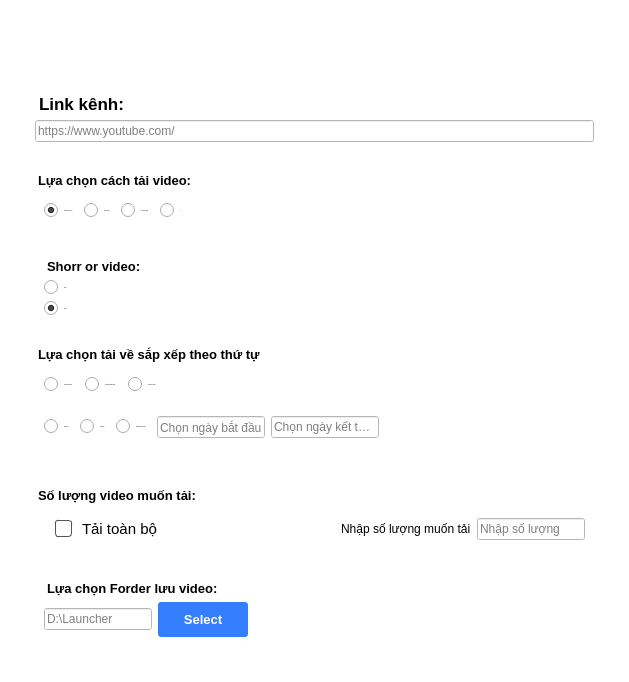
                 <widget class="QFrame" name="frame">
                  <property name="styleSheet">
                   <string notr="true">background-color: rgb(255, 255, 255);</string>
                  </property>
                  <layout class="QVBoxLayout" name="louMain">
                   <property name="leftMargin">
                    <number>35</number>
                   </property>
                   <property name="topMargin">
                    <number>35</number>
                   </property>
                   <property name="rightMargin">
                    <number>35</number>
                   </property>
                   <property name="bottomMargin">
                    <number>35</number>
                   </property>
                   <item>
                    <layout class="QHBoxLayout" name="horizontalLayout">
                     <item>
                      <widget class="QLabel" name="lbLogoSocial">
                       <property name="font">
                        <font>
                         <pointsize>25</pointsize>
                         <weight>75</weight>
                         <bold>true</bold>
                        </font>
                       </property>
                       <property name="styleSheet">
                        <string notr="true">color: qlineargradient(spread:pad, x1:0, y1:0, x2:1, y2:0, stop:0 rgba(238, 29, 82, 255), stop:1 rgba(0, 238, 255, 255));</string>
                       </property>
                       <property name="text">
                        <string/>
                       </property>
                       <property name="textFormat">
                        <enum>Qt::AutoText</enum>
                       </property>
                       <property name="pixmap">
                        <pixmap>img/DouyinChar.png</pixmap>
                       </property>
                       <property name="scaledContents">
                        <bool>false</bool>
                       </property>
                       <property name="alignment">
                        <set>Qt::AlignLeading|Qt::AlignLeft|Qt::AlignVCenter</set>
                       </property>
                      </widget>
                     </item>
                    </layout>
                   </item>
                   <item>
                    <widget class="QLabel" name="label">
                     <property name="sizePolicy">
                      <sizepolicy hsizetype="Preferred" vsizetype="Fixed">
                       <horstretch>0</horstretch>
                       <verstretch>0</verstretch>
                      </sizepolicy>
                     </property>
                     <property name="font">
                      <font>
                       <pointsize>13</pointsize>
                       <weight>75</weight>
                       <bold>true</bold>
                      </font>
                     </property>
                     <property name="styleSheet">
                      <string notr="true">margin: 15px 0px 0px 0px</string>
                     </property>
                     <property name="text">
                      <string>Link kênh:</string>
                     </property>
                     <property name="scaledContents">
                      <bool>true</bool>
                     </property>
                    </widget>
                   </item>
                   <item>
                    <widget class="QLineEdit" name="txtUrl">
                     <property name="placeholderText">
                      <string>https://www.youtube.com/</string>
                     </property>
                    </widget>
                   </item>
                   <item>
                    <layout class="QVBoxLayout" name="verticalLayout_4">
                     <property name="topMargin">
                      <number>0</number>
                     </property>
                     <property name="bottomMargin">
                      <number>0</number>
                     </property>
                     <item>
                      <layout class="QVBoxLayout" name="verticalLayout_5">
                       <property name="topMargin">
                        <number>10</number>
                       </property>
                       <property name="bottomMargin">
                        <number>10</number>
                       </property>
                       <item>
                        <widget class="QLabel" name="label_2">
                         <property name="sizePolicy">
                          <sizepolicy hsizetype="Preferred" vsizetype="Fixed">
                           <horstretch>0</horstretch>
                           <verstretch>0</verstretch>
                          </sizepolicy>
                         </property>
                         <property name="font">
                          <font>
                           <pointsize>10</pointsize>
                           <weight>75</weight>
                           <bold>true</bold>
                          </font>
                         </property>
                         <property name="styleSheet">
                          <string notr="true">margin: 15px 0px 0px 0px</string>
                         </property>
                         <property name="text">
                          <string>Lựa chọn cách tải video:</string>
                         </property>
                         <property name="scaledContents">
                          <bool>true</bool>
                         </property>
                        </widget>
                       </item>
                       <item alignment="Qt::AlignLeft">
                        <widget class="QWidget" name="widget" native="true">
                         <layout class="QHBoxLayout" name="selectVideoH">
                          <item>
                           <widget class="QRadioButton" name="rdDownloadFromLink">
                            <property name="sizePolicy">
                             <sizepolicy hsizetype="Fixed" vsizetype="Fixed">
                              <horstretch>0</horstretch>
                              <verstretch>0</verstretch>
                             </sizepolicy>
                            </property>
                            <property name="font">
                             <font>
                              <pointsize>-1</pointsize>
                             </font>
                            </property>
                            <property name="text">
                             <string>Tải video theo Link</string>
                            </property>
                            <property name="checked">
                             <bool>true</bool>
                            </property>
                           </widget>
                          </item>
                          <item>
                           <widget class="QRadioButton" name="rdFullChannel">
                            <property name="sizePolicy">
                             <sizepolicy hsizetype="Fixed" vsizetype="Fixed">
                              <horstretch>0</horstretch>
                              <verstretch>0</verstretch>
                             </sizepolicy>
                            </property>
                            <property name="font">
                             <font>
                              <pointsize>-1</pointsize>
                             </font>
                            </property>
                            <property name="text">
                             <string>Tải Full kênh</string>
                            </property>
                           </widget>
                          </item>
                          <item>
                           <widget class="QRadioButton" name="rdFromKey">
                            <property name="sizePolicy">
                             <sizepolicy hsizetype="Fixed" vsizetype="Fixed">
                              <horstretch>0</horstretch>
                              <verstretch>0</verstretch>
                             </sizepolicy>
                            </property>
                            <property name="font">
                             <font>
                              <pointsize>-1</pointsize>
                             </font>
                            </property>
                            <property name="text">
                             <string>Tải theo từ khóa</string>
                            </property>
                           </widget>
                          </item>
                          <item>
                           <widget class="QRadioButton" name="rdError">
                            <property name="enabled">
                             <bool>false</bool>
                            </property>
                            <property name="sizePolicy">
                             <sizepolicy hsizetype="Fixed" vsizetype="Fixed">
                              <horstretch>0</horstretch>
                              <verstretch>0</verstretch>
                             </sizepolicy>
                            </property>
                            <property name="font">
                             <font>
                              <pointsize>-1</pointsize>
                             </font>
                            </property>
                            <property name="text">
                             <string>Error</string>
                            </property>
                           </widget>
                          </item>
                         </layout>
                        </widget>
                       </item>
                      </layout>
                     </item>
                     <item>
                      <widget class="QWidget" name="layoutOrder" native="true">
                       <layout class="QVBoxLayout" name="aaa">
                        <property name="leftMargin">
                         <number>0</number>
                        </property>
                        <property name="topMargin">
                         <number>10</number>
                        </property>
                        <property name="rightMargin">
                         <number>0</number>
                        </property>
                        <property name="bottomMargin">
                         <number>10</number>
                        </property>
                        <item>
                         <widget class="QWidget" name="layouYoutubeType" native="true">
                          <layout class="QVBoxLayout" name="verticalLayout_6">
                           <property name="topMargin">
                            <number>1</number>
                           </property>
                           <property name="bottomMargin">
                            <number>10</number>
                           </property>
                           <item>
                            <widget class="QLabel" name="label_7">
                             <property name="sizePolicy">
                              <sizepolicy hsizetype="Preferred" vsizetype="Fixed">
                               <horstretch>0</horstretch>
                               <verstretch>0</verstretch>
                              </sizepolicy>
                             </property>
                             <property name="font">
                              <font>
                               <pointsize>10</pointsize>
                               <weight>75</weight>
                               <bold>true</bold>
                              </font>
                             </property>
                             <property name="styleSheet">
                              <string notr="true">margin: 5px 0px 0px 0px</string>
                             </property>
                             <property name="text">
                              <string>Shorr or video:</string>
                             </property>
                             <property name="scaledContents">
                              <bool>true</bool>
                             </property>
                            </widget>
                           </item>
                           <item>
                            <layout class="QHBoxLayout" name="horizontalLayout_4"/>
                           </item>
                           <item>
                            <widget class="QRadioButton" name="rdShortYoutube">
                             <property name="sizePolicy">
                              <sizepolicy hsizetype="Fixed" vsizetype="Fixed">
                               <horstretch>0</horstretch>
                               <verstretch>0</verstretch>
                              </sizepolicy>
                             </property>
                             <property name="font">
                              <font>
                               <pointsize>-1</pointsize>
                              </font>
                             </property>
                             <property name="text">
                              <string>Short</string>
                             </property>
                            </widget>
                           </item>
                           <item>
                            <widget class="QRadioButton" name="rdVideoYoutube">
                             <property name="sizePolicy">
                              <sizepolicy hsizetype="Fixed" vsizetype="Fixed">
                               <horstretch>0</horstretch>
                               <verstretch>0</verstretch>
                              </sizepolicy>
                             </property>
                             <property name="font">
                              <font>
                               <pointsize>-1</pointsize>
                              </font>
                             </property>
                             <property name="text">
                              <string>Video</string>
                             </property>
                             <property name="checked">
                              <bool>true</bool>
                             </property>
                            </widget>
                           </item>
                          </layout>
                         </widget>
                        </item>
                        <item>
                         <widget class="QLabel" name="label_6">
                          <property name="sizePolicy">
                           <sizepolicy hsizetype="Preferred" vsizetype="Fixed">
                            <horstretch>0</horstretch>
                            <verstretch>0</verstretch>
                           </sizepolicy>
                          </property>
                          <property name="font">
                           <font>
                            <pointsize>10</pointsize>
                            <weight>75</weight>
                            <bold>true</bold>
                           </font>
                          </property>
                          <property name="styleSheet">
                           <string notr="true">margin: 15px 0px 0px 0px</string>
                          </property>
                          <property name="text">
                           <string>Lựa chọn tải về sắp xếp theo thứ tự</string>
                          </property>
                          <property name="scaledContents">
                           <bool>true</bool>
                          </property>
                          <property name="margin">
                           <number>1</number>
                          </property>
                         </widget>
                        </item>
                        <item alignment="Qt::AlignLeft">
                         <widget class="QWidget" name="widget" native="true">
                          <layout class="QHBoxLayout" name="selectSortLayout1">
                           <item>
                            <widget class="QRadioButton" name="rdDownloadNewVideo">
                             <property name="sizePolicy">
                              <sizepolicy hsizetype="Fixed" vsizetype="Fixed">
                               <horstretch>0</horstretch>
                               <verstretch>0</verstretch>
                              </sizepolicy>
                             </property>
                             <property name="font">
                              <font>
                               <pointsize>-1</pointsize>
                              </font>
                             </property>
                             <property name="text">
                              <string>Tải video mới nhất</string>
                             </property>
                            </widget>
                           </item>
                           <item>
                            <widget class="QRadioButton" name="edDownloadTrending">
                             <property name="sizePolicy">
                              <sizepolicy hsizetype="Fixed" vsizetype="Fixed">
                               <horstretch>0</horstretch>
                               <verstretch>0</verstretch>
                              </sizepolicy>
                             </property>
                             <property name="font">
                              <font>
                               <pointsize>-1</pointsize>
                              </font>
                             </property>
                             <property name="text">
                              <string>Tải video phổ biến nhất</string>
                             </property>
                            </widget>
                           </item>
                           <item>
                            <widget class="QRadioButton" name="rdDownloadOld">
                             <property name="sizePolicy">
                              <sizepolicy hsizetype="Fixed" vsizetype="Fixed">
                               <horstretch>0</horstretch>
                               <verstretch>0</verstretch>
                              </sizepolicy>
                             </property>
                             <property name="font">
                              <font>
                               <pointsize>-1</pointsize>
                              </font>
                             </property>
                             <property name="text">
                              <string>Tải video cũ nhất</string>
                             </property>
                            </widget>
                           </item>
                          </layout>
                         </widget>
                        </item>
                        <item alignment="Qt::AlignLeft">
                         <widget class="QWidget" name="widget" native="true">
                          <layout class="QHBoxLayout" name="selectSortLayout2">
                           <item>
                            <widget class="QRadioButton" name="rdDownloadDate">
                             <property name="sizePolicy">
                              <sizepolicy hsizetype="Fixed" vsizetype="Fixed">
                               <horstretch>0</horstretch>
                               <verstretch>0</verstretch>
                              </sizepolicy>
                             </property>
                             <property name="font">
                              <font>
                               <pointsize>-1</pointsize>
                              </font>
                             </property>
                             <property name="text">
                              <string>Theo ngày</string>
                             </property>
                            </widget>
                           </item>
                           <item>
                            <widget class="QRadioButton" name="rdDownloadWeek">
                             <property name="sizePolicy">
                              <sizepolicy hsizetype="Fixed" vsizetype="Fixed">
                               <horstretch>0</horstretch>
                               <verstretch>0</verstretch>
                              </sizepolicy>
                             </property>
                             <property name="font">
                              <font>
                               <pointsize>-1</pointsize>
                              </font>
                             </property>
                             <property name="text">
                              <string>Theo tuần</string>
                             </property>
                            </widget>
                           </item>
                           <item>
                            <widget class="QRadioButton" name="rdCustomTime">
                             <property name="sizePolicy">
                              <sizepolicy hsizetype="Fixed" vsizetype="Fixed">
                               <horstretch>0</horstretch>
                               <verstretch>0</verstretch>
                              </sizepolicy>
                             </property>
                             <property name="font">
                              <font>
                               <pointsize>-1</pointsize>
                              </font>
                             </property>
                             <property name="text">
                              <string>Nhập thời gian cụ thể</string>
                             </property>
                            </widget>
                           </item>
                           <item>
                            <widget class="QLineEdit" name="txtFromDate">
                             <property name="sizePolicy">
                              <sizepolicy hsizetype="Fixed" vsizetype="Fixed">
                               <horstretch>0</horstretch>
                               <verstretch>0</verstretch>
                              </sizepolicy>
                             </property>
                             <property name="placeholderText">
                              <string>Chọn ngày bắt đầu</string>
                             </property>
                            </widget>
                           </item>
                           <item>
                            <widget class="QLineEdit" name="txtToDate">
                             <property name="sizePolicy">
                              <sizepolicy hsizetype="Fixed" vsizetype="Fixed">
                               <horstretch>0</horstretch>
                               <verstretch>0</verstretch>
                              </sizepolicy>
                             </property>
                             <property name="placeholderText">
                              <string>Chọn ngày kết thúc</string>
                             </property>
                            </widget>
                           </item>
                          </layout>
                         </widget>
                        </item>
                       </layout>
                      </widget>
                     </item>
                     <item>
                      <widget class="QWidget" name="lauoutQuantity" native="true">
                       <layout class="QVBoxLayout" name="cccc">
                        <property name="leftMargin">
                         <number>0</number>
                        </property>
                        <property name="topMargin">
                         <number>10</number>
                        </property>
                        <property name="rightMargin">
                         <number>0</number>
                        </property>
                        <property name="bottomMargin">
                         <number>10</number>
                        </property>
                        <item>
                         <widget class="QLabel" name="btn">
                          <property name="sizePolicy">
                           <sizepolicy hsizetype="Preferred" vsizetype="Fixed">
                            <horstretch>0</horstretch>
                            <verstretch>0</verstretch>
                           </sizepolicy>
                          </property>
                          <property name="font">
                           <font>
                            <pointsize>10</pointsize>
                            <weight>75</weight>
                            <bold>true</bold>
                           </font>
                          </property>
                          <property name="styleSheet">
                           <string notr="true">margin: 15px 0px 0px 0px</string>
                          </property>
                          <property name="text">
                           <string>Số lượng video muốn tải:</string>
                          </property>
                          <property name="scaledContents">
                           <bool>false</bool>
                          </property>
                          <property name="margin">
                           <number>0</number>
                          </property>
                         </widget>
                        </item>
                        <item alignment="Qt::AlignLeft">
                         <widget class="QWidget" name="widget" native="true">
                          <layout class="QHBoxLayout" name="numberDownloadLayout">
                           <property name="leftMargin">
                            <number>0</number>
                           </property>
                           <item>
                            <widget class="QCheckBox" name="rdDownloadAllVideo">
                             <property name="sizePolicy">
                              <sizepolicy hsizetype="Fixed" vsizetype="Fixed">
                               <horstretch>0</horstretch>
                               <verstretch>0</verstretch>
                              </sizepolicy>
                             </property>
                             <property name="minimumSize">
                              <size>
                               <width>300</width>
                               <height>0</height>
                              </size>
                             </property>
                             <property name="maximumSize">
                              <size>
                               <width>300</width>
                               <height>16777215</height>
                              </size>
                             </property>
                             <property name="font">
                              <font>
                               <pointsize>-1</pointsize>
                              </font>
                             </property>
                             <property name="styleSheet">
                              <string notr="true">QCheckBox {
                font-size: 15px; /* Kích thước chữ */
                spacing: 10px; /* Khoảng cách giữa checkbox và chữ */
margin: 0px 0px 0px 20px
            }
            QCheckBox::indicator {
                width: 15px; /* Kích thước checkbox */
                height: 15px;
                border: 1px solid #555;
                border-radius: 3px;
                background: white;
            }
            QCheckBox::indicator:hover {
                border: 2px solid #0078D7;
            }
            QCheckBox::indicator:checked {
                background: #0078D7;
                border: 2px solid #0078D7;
            }</string>
                             </property>
                             <property name="text">
                              <string>Tải toàn bộ</string>
                             </property>
                            </widget>
                           </item>
                           <item>
                            <widget class="QLabel" name="lbQuantityDownload">
                             <property name="sizePolicy">
                              <sizepolicy hsizetype="Fixed" vsizetype="Fixed">
                               <horstretch>0</horstretch>
                               <verstretch>0</verstretch>
                              </sizepolicy>
                             </property>
                             <property name="font">
                              <font>
                               <pointsize>9</pointsize>
                              </font>
                             </property>
                             <property name="text">
                              <string>Nhập số lượng muốn tải</string>
                             </property>
                            </widget>
                           </item>
                           <item>
                            <widget class="QLineEdit" name="txtQuatityDownload">
                             <property name="sizePolicy">
                              <sizepolicy hsizetype="Fixed" vsizetype="Fixed">
                               <horstretch>0</horstretch>
                               <verstretch>0</verstretch>
                              </sizepolicy>
                             </property>
                             <property name="placeholderText">
                              <string>Nhập số lượng</string>
                             </property>
                            </widget>
                           </item>
                          </layout>
                         </widget>
                        </item>
                       </layout>
                      </widget>
                     </item>
                     <item alignment="Qt::AlignLeft">
                      <widget class="QWidget" name="widget" native="true">
                       <layout class="QVBoxLayout" name="verticalLayout_9">
                        <property name="topMargin">
                         <number>1</number>
                        </property>
                        <property name="bottomMargin">
                         <number>10</number>
                        </property>
                        <item>
                         <widget class="QLabel" name="label_4">
                          <property name="sizePolicy">
                           <sizepolicy hsizetype="Preferred" vsizetype="Fixed">
                            <horstretch>0</horstretch>
                            <verstretch>0</verstretch>
                           </sizepolicy>
                          </property>
                          <property name="font">
                           <font>
                            <pointsize>10</pointsize>
                            <weight>75</weight>
                            <bold>true</bold>
                           </font>
                          </property>
                          <property name="styleSheet">
                           <string notr="true">margin: 15px 0px 0px 0px</string>
                          </property>
                          <property name="text">
                           <string>Lựa chọn Forder lưu video:</string>
                          </property>
                          <property name="scaledContents">
                           <bool>true</bool>
                          </property>
                         </widget>
                        </item>
                        <item>
                         <layout class="QHBoxLayout" name="horizontalLayout_3">
                          <item>
                           <widget class="QLineEdit" name="txtFolderSaveVideo">
                            <property name="placeholderText">
                             <string>D:\Launcher</string>
                            </property>
                           </widget>
                          </item>
                          <item>
                           <widget class="QPushButton" name="btnSelectFolder">
                            <property name="sizePolicy">
                             <sizepolicy hsizetype="Fixed" vsizetype="Fixed">
                              <horstretch>0</horstretch>
                              <verstretch>0</verstretch>
                             </sizepolicy>
                            </property>
                            <property name="font">
                             <font>
                              <pointsize>10</pointsize>
                              <weight>75</weight>
                              <bold>true</bold>
                             </font>
                            </property>
                            <property name="styleSheet">
                             <string notr="true">QPushButton {
    background-color: #347EFF; /* Màu xanh */
    color: white;              /* Chữ màu trắng */      
    font-weight: bold;         /* In đậm */
    border-radius: 3px;        /* Bo góc */
    padding: 6px 12px;         /* Khoảng cách lề */
    border: none;              /* Không viền */
 padding: 10px 25px 10px 25px; 
}

/* Khi hover */
QPushButton:hover {
    background-color: #286BE6; /* Màu xanh đậm hơn */
}

/* Khi nhấn */
QPushButton:pressed {
    background-color: #1F58C2; /* Màu xanh tối hơn khi nhấn */
}</string>
                            </property>
                            <property name="text">
                             <string>Select</string>
                            </property>
                           </widget>
                          </item>
                         </layout>
                        </item>
                       </layout>
                      </widget>
                     </item>
                    </layout>
                   </item>
                  </layout>
                 </widget>
